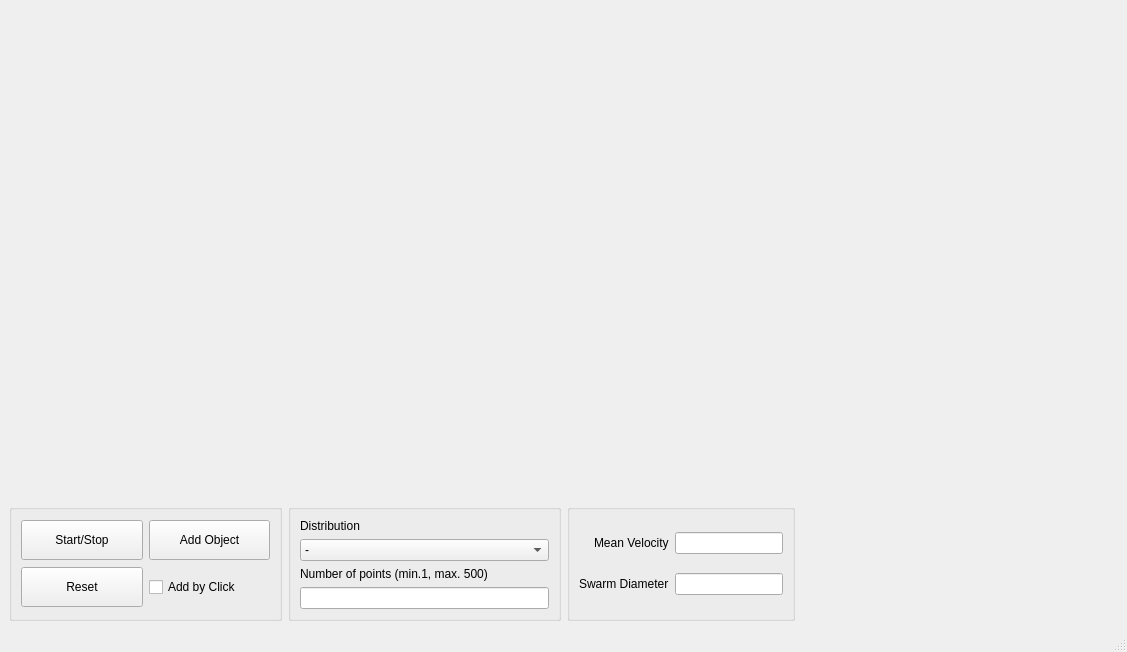
<?xml version="1.0" encoding="UTF-8"?>
<ui version="4.0">
 <class>MainWindow</class>
 <widget class="QMainWindow" name="MainWindow">
  <property name="geometry">
   <rect>
    <x>0</x>
    <y>0</y>
    <width>1127</width>
    <height>652</height>
   </rect>
  </property>
  <property name="windowTitle">
   <string>MainWindow</string>
  </property>
  <widget class="QWidget" name="centralwidget">
   <property name="enabled">
    <bool>true</bool>
   </property>
   <property name="maximumSize">
    <size>
     <width>1920</width>
     <height>1080</height>
    </size>
   </property>
   <property name="cursor">
    <cursorShape>BusyCursor</cursorShape>
   </property>
   <property name="mouseTracking">
    <bool>true</bool>
   </property>
   <property name="focusPolicy">
    <enum>Qt::ClickFocus</enum>
   </property>
   <property name="contextMenuPolicy">
    <enum>Qt::NoContextMenu</enum>
   </property>
   <property name="acceptDrops">
    <bool>false</bool>
   </property>
   <property name="layoutDirection">
    <enum>Qt::LeftToRight</enum>
   </property>
   <property name="autoFillBackground">
    <bool>true</bool>
   </property>
   <layout class="QGridLayout" name="gridLayout_5">
    <item row="1" column="0" colspan="4">
     <widget class="QWidget" name="gridWidget" native="true">
      <property name="sizePolicy">
       <sizepolicy hsizetype="Maximum" vsizetype="Maximum">
        <horstretch>100</horstretch>
        <verstretch>100</verstretch>
       </sizepolicy>
      </property>
      <property name="maximumSize">
       <size>
        <width>1920</width>
        <height>1080</height>
       </size>
      </property>
      <layout class="QGridLayout" name="gridLayout"/>
     </widget>
    </item>
    <item row="2" column="2" alignment="Qt::AlignLeft">
     <widget class="QGroupBox" name="groupBox_3">
      <property name="title">
       <string/>
      </property>
      <layout class="QGridLayout" name="gridLayout_4">
       <item row="0" column="0" alignment="Qt::AlignRight">
        <widget class="QLabel" name="label">
         <property name="text">
          <string>Mean Velocity</string>
         </property>
        </widget>
       </item>
       <item row="0" column="1">
        <widget class="QLineEdit" name="MeanVel">
         <property name="frame">
          <bool>true</bool>
         </property>
         <property name="echoMode">
          <enum>QLineEdit::Normal</enum>
         </property>
         <property name="dragEnabled">
          <bool>false</bool>
         </property>
         <property name="readOnly">
          <bool>true</bool>
         </property>
         <property name="clearButtonEnabled">
          <bool>false</bool>
         </property>
        </widget>
       </item>
       <item row="1" column="0">
        <widget class="QLabel" name="label_2">
         <property name="text">
          <string>Swarm Diameter</string>
         </property>
        </widget>
       </item>
       <item row="1" column="1">
        <widget class="QLineEdit" name="SwarmDiam">
         <property name="readOnly">
          <bool>true</bool>
         </property>
        </widget>
       </item>
      </layout>
     </widget>
    </item>
    <item row="2" column="1">
     <widget class="QGroupBox" name="groupBox">
      <property name="title">
       <string/>
      </property>
      <layout class="QGridLayout" name="gridLayout_3">
       <item row="4" column="0">
        <widget class="QLineEdit" name="NumPoints"/>
       </item>
       <item row="2" column="0">
        <widget class="QComboBox" name="Distrib">
         <property name="maximumSize">
          <size>
           <width>354</width>
           <height>16777215</height>
          </size>
         </property>
         <property name="editable">
          <bool>false</bool>
         </property>
         <property name="maxVisibleItems">
          <number>7</number>
         </property>
         <property name="iconSize">
          <size>
           <width>6</width>
           <height>10</height>
          </size>
         </property>
         <property name="duplicatesEnabled">
          <bool>false</bool>
         </property>
         <property name="frame">
          <bool>true</bool>
         </property>
         <item>
          <property name="text">
           <string>-</string>
          </property>
         </item>
         <item>
          <property name="text">
           <string>Uniform Distribution</string>
          </property>
         </item>
         <item>
          <property name="text">
           <string>Normal Distribution</string>
          </property>
         </item>
        </widget>
       </item>
       <item row="1" column="0">
        <widget class="QLabel" name="label_3">
         <property name="text">
          <string>Distribution</string>
         </property>
        </widget>
       </item>
       <item row="3" column="0">
        <widget class="QLabel" name="label_4">
         <property name="text">
          <string>Number of points (min.1, max. 500)</string>
         </property>
        </widget>
       </item>
      </layout>
     </widget>
    </item>
    <item row="2" column="0">
     <widget class="QGroupBox" name="groupBox_2">
      <property name="title">
       <string/>
      </property>
      <layout class="QGridLayout" name="gridLayout_2">
       <item row="1" column="1">
        <widget class="QCheckBox" name="AddByClick">
         <property name="minimumSize">
          <size>
           <width>50</width>
           <height>40</height>
          </size>
         </property>
         <property name="text">
          <string>Add by Click</string>
         </property>
        </widget>
       </item>
       <item row="0" column="1">
        <widget class="QPushButton" name="addObjButton">
         <property name="sizePolicy">
          <sizepolicy hsizetype="Minimum" vsizetype="Fixed">
           <horstretch>0</horstretch>
           <verstretch>0</verstretch>
          </sizepolicy>
         </property>
         <property name="minimumSize">
          <size>
           <width>50</width>
           <height>40</height>
          </size>
         </property>
         <property name="text">
          <string>Add Object</string>
         </property>
        </widget>
       </item>
       <item row="1" column="0">
        <widget class="QPushButton" name="clearButton">
         <property name="minimumSize">
          <size>
           <width>50</width>
           <height>40</height>
          </size>
         </property>
         <property name="text">
          <string>Reset</string>
         </property>
        </widget>
       </item>
       <item row="0" column="0">
        <widget class="QPushButton" name="startTimerButton">
         <property name="minimumSize">
          <size>
           <width>50</width>
           <height>40</height>
          </size>
         </property>
         <property name="text">
          <string>Start/Stop</string>
         </property>
        </widget>
       </item>
      </layout>
     </widget>
    </item>
   </layout>
  </widget>
  <widget class="QStatusBar" name="statusbar"/>
  <widget class="QMenuBar" name="menubar">
   <property name="geometry">
    <rect>
     <x>0</x>
     <y>0</y>
     <width>1127</width>
     <height>22</height>
    </rect>
   </property>
  </widget>
 </widget>
 <resources/>
 <connections/>
</ui>
